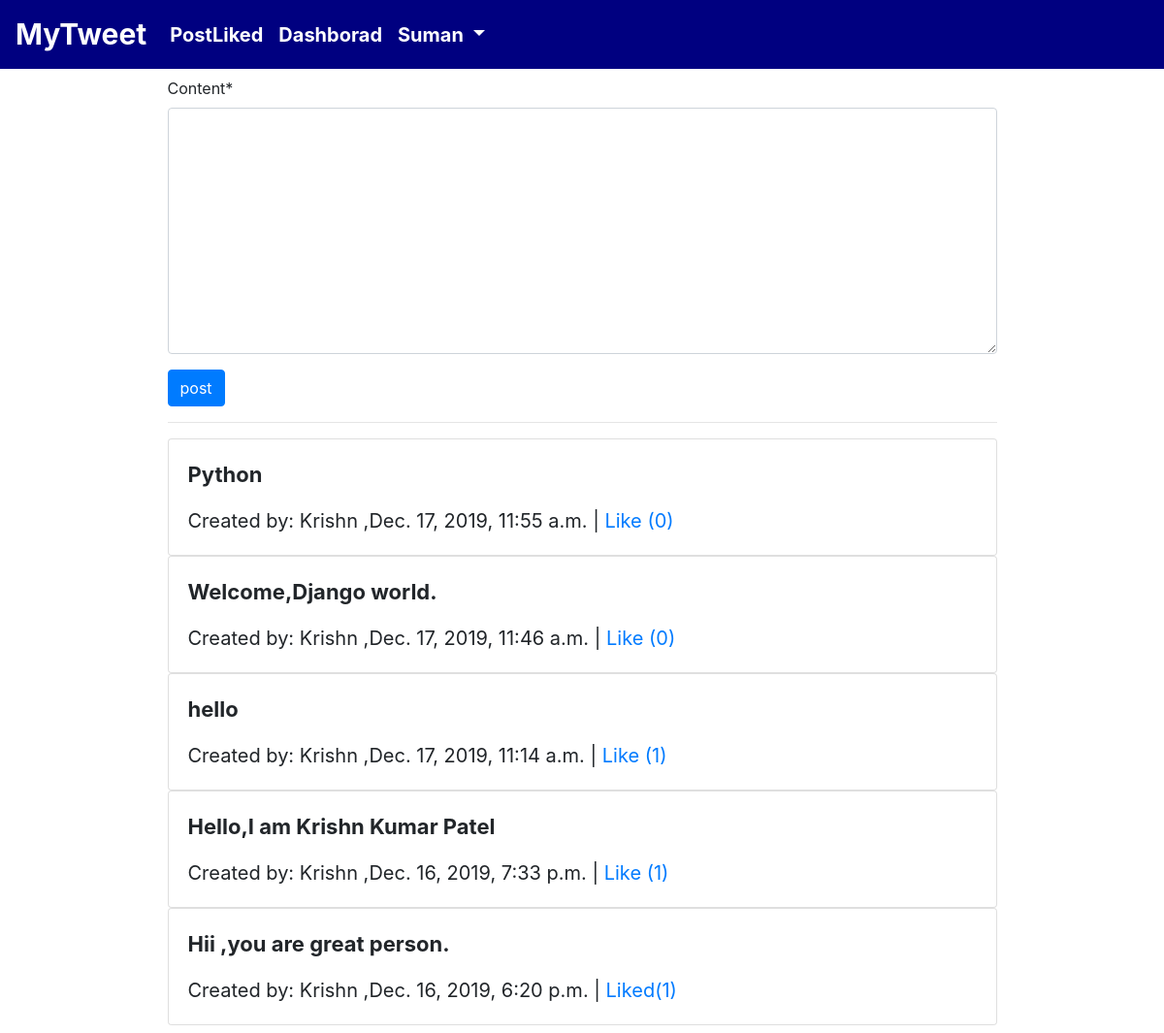
The page / (signed in) on the database its author committed.
### post/models.py (models this page shows, shortened)
class Post(models.Model):
	user=models.ForeignKey(User,related_name='posts',on_delete=models.CASCADE)
	content=models.TextField()
	like=models.ManyToManyField(User,related_name='liked',blank=True)
	created_on=models.DateTimeField(auto_now_add=True)
	updated_on=models.DateTimeField(auto_now=True)
	objects=PostManager()

### post/views.py (the view)
# urls.py: path('',views.PostListView.as_view(),name='list'),
@method_decorator(login_required, name='dispatch')
class PostListView(ListView):
	http_method_names = ['get','post']
	model=Post
	context_object_name='objects'
	template_name='post/list.html'
	ordering = ['-created_on']
	def get_context_data(self,*args,**kwargs):
		context=super(PostListView,self).get_context_data(*args,**kwargs)
		context['form']=PostForm
		return context
	def post(self,*args,**kwargs):
		form=PostForm(self.request.POST,None)
		if form.is_valid():
			if self.request.user.is_authenticated:
				user=self.request.user
				content=form.cleaned_data.get('content')
				obj=Post.objects.create(content=content,user=user)
				obj.save()
				return redirect('post:list')
			else:
				return redirect('accounts:login')
		return render(self.request,'post/list.html')

### templates/post/list.html (shortened to what this page needs)
{% extends 'base.html' %}
{% load crispy_forms_tags %}
{% block content %}
<div class="container">
	<div class="row py-2">
		{% include 'post/post.html' %}
		{% for object in objects %}
		<div class="card w-75 mx-auto">
			  <div class="card-body">
			    <p class="card-text" style="font-size:22px;font-weight: bold;">{{ object.content }}</p>
			     <p class="card-text" style="font-size:20px;">Created by: {{ object.user.username|title  }} ,<span>{{ object.created_on }} | </span>
			     	{% if request.user in object.like.all %}
			     	<span><a href="{% url 'post:like' object.id %}">Liked({{ object.like.all.count }})</a></span>
			     	{% else %}
			     	<span><a href="{% url 'post:like' object.id %}">Like ({{ object.like.all.count }})</a></span>
			     	{% endif %}
			     </p>
			  </div>
			</div>
			 <br/><br/>
		{% endfor %}
	</div>
	</div>
{% endblock %}

### templates/navbar.html (shortened to what this page needs)
<nav class="navbar navbar-expand-lg" style="background-color:#000080;">
  <a class="navbar-brand" href="#" style="color:white; font-size:30px;font-weight: bold;">MyTweet</a>
  <div class="collapse navbar-collapse" id="navbarSupportedContent">
    <ul class="navbar-nav mr-auto">
      <li class="nav-item active">
        <a class="nav-link" href="{% url 'post:dashboard' %}" style="color:white; font-size:20px;font-weight: bold;">PostLiked<span class="sr-only">(current)</span></a>
      </li>
      <li class="nav-item">
        <a class="nav-link" href="{% url 'post:list'%}" style="color:white; font-size:20px;font-weight: bold;">Dashborad</a>
      </li>
      <li class="nav-item dropdown">
        {% if request.user.is_authenticated %}
        <a class="nav-link dropdown-toggle" href="#" id="navbarDropdown" role="button" data-toggle="dropdown" aria-haspopup="true" aria-expanded="false" style="color:white; font-size:20px;font-weight: bold;">
          {{ request.user | title }}
        </a>
          {% else %}
          <li class="nav-item">
            <a class="nav-link" href="{% url 'accounts:login' %}" style="color:white; font-size:20px;font-weight: bold;">Login</a>
          </li>
          {% endif %}
      </li>
    </ul>
  </div>
</nav>

### rows shown on the page
Post: content "Python", user.username "Krishn", created_on "Dec. 17, 2019, 11:55 a.m.", like.all.count "0"
Post: content "Welcome,Django world.", user.username "Krishn", created_on "Dec. 17, 2019, 11:46 a.m.", like.all.count "0"
Post: content "hello", user.username "Krishn", created_on "Dec. 17, 2019, 11:14 a.m.", like.all.count "1"
Post: content "Hello,I am Krishn Kumar Patel", user.username "Krishn", created_on "Dec. 16, 2019, 7:33 p.m.", like.all.count "1"
Post: content "Hii ,you are great person.", user.username "Krishn", created_on "Dec. 16, 2019, 6:20 p.m.", like.all.count "1"

### other values the page prints
{{ request.user | title }} "Suman"
